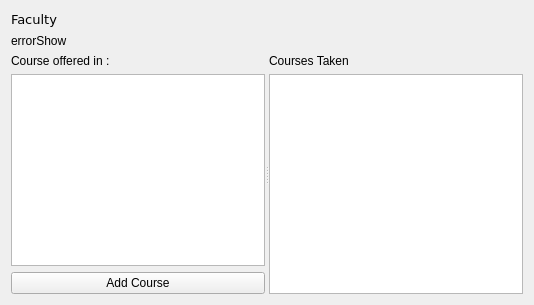
             <widget class="QWidget" name="registerCoursePage">
              <layout class="QGridLayout" name="gridLayout_13">
               <item row="2" column="0">
                <widget class="QSplitter" name="splitter">
                 <property name="orientation">
                  <enum>Qt::Horizontal</enum>
                 </property>
                 <widget class="QWidget" name="layoutWidget">
                  <layout class="QVBoxLayout" name="verticalLayout_4">
                   <item>
                    <widget class="QLabel" name="coursesOfferedTrimesterLabel">
                     <property name="text">
                      <string>Course offered in :</string>
                     </property>
                    </widget>
                   </item>
                   <item>
                    <widget class="QTableView" name="coursesOfferedTable"/>
                   </item>
                   <item>
                    <widget class="QPushButton" name="courseRegisterOkButton">
                     <property name="text">
                      <string>Add Course</string>
                     </property>
                    </widget>
                   </item>
                  </layout>
                 </widget>
                 <widget class="QWidget" name="layoutWidget">
                  <layout class="QVBoxLayout" name="verticalLayout_2">
                   <item>
                    <widget class="QLabel" name="coursesOfferTakenCourselabel">
                     <property name="text">
                      <string>Courses Taken</string>
                     </property>
                    </widget>
                   </item>
                   <item>
                    <widget class="QListWidget" name="coursesOfferedTaken">
                     <property name="sizePolicy">
                      <sizepolicy hsizetype="Maximum" vsizetype="Expanding">
                       <horstretch>0</horstretch>
                       <verstretch>0</verstretch>
                      </sizepolicy>
                     </property>
                    </widget>
                   </item>
                  </layout>
                 </widget>
                </widget>
               </item>
               <item row="0" column="0">
                <widget class="QLabel" name="coursesOfferedLabelFaculty">
                 <property name="sizePolicy">
                  <sizepolicy hsizetype="Minimum" vsizetype="Maximum">
                   <horstretch>0</horstretch>
                   <verstretch>0</verstretch>
                  </sizepolicy>
                 </property>
                 <property name="font">
                  <font>
                   <family>Verdana</family>
                   <pointsize>10</pointsize>
                  </font>
                 </property>
                 <property name="text">
                  <string>Faculty</string>
                 </property>
                </widget>
               </item>
               <item row="1" column="0">
                <widget class="QLabel" name="coursesOfferedErrorLabel">
                 <property name="sizePolicy">
                  <sizepolicy hsizetype="Preferred" vsizetype="Maximum">
                   <horstretch>0</horstretch>
                   <verstretch>0</verstretch>
                  </sizepolicy>
                 </property>
                 <property name="text">
                  <string>errorShow</string>
                 </property>
                </widget>
               </item>
              </layout>
             </widget>
